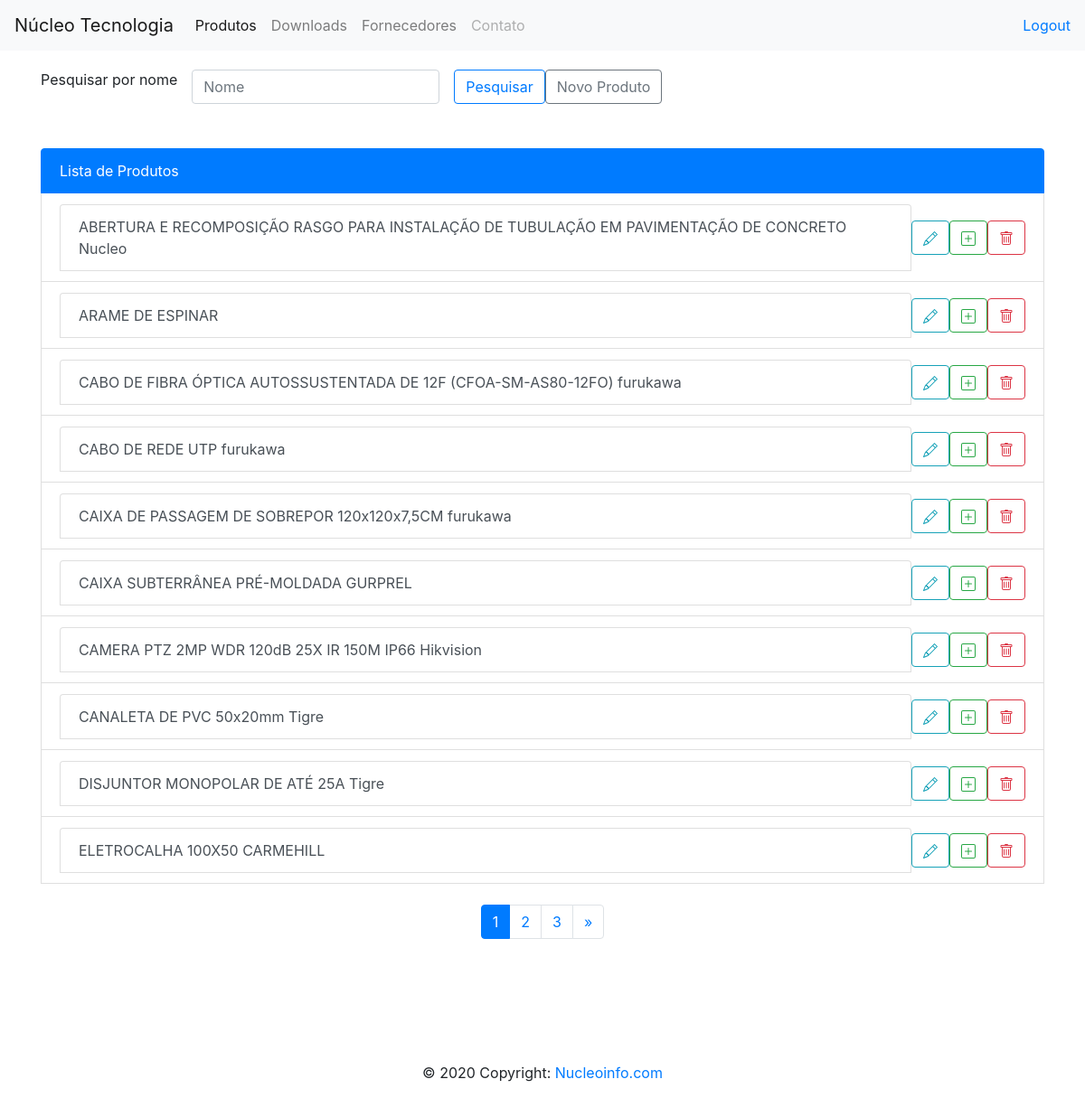
/lista_contatos (signed in), run on the app's committed database.
### contatos/models.py (models this page shows, shortened)
class Produtos(models.Model):
    nome = models.CharField(max_length=300)
    fabricante = models.CharField(max_length=30, blank=True, default="")
    modelo = models.CharField(max_length=50, blank=True, default="")
    unidade = models.CharField(max_length=15, blank=True, default='UND')
    grupo = models.ForeignKey(Grupos, null=True, blank=True, on_delete=models.PROTECT)
    descricao = models.TextField(null=True, blank=True, default="")
    valor_de_compra = models.DecimalField(max_digits=8, decimal_places=2, default=0)
    fornecedor = models.ForeignKey(Fornecedor, null=True, blank=True, on_delete=models.PROTECT)
    tempo_de_instalacao = models.IntegerField(blank=True, default=1)
    tempo_de_sup = models.IntegerField(blank=True, default=0)
    valor_de_terceiros = models.DecimalField(max_digits=8, decimal_places=2, default=0)
    data = models.DateTimeField()
    class Meta:
        ordering = ('nome',)

### contatos/views.py (the view)
# urls.py: path('lista_contatos', listar_contatos, name = "lista_contatos"),
@login_required
def listar_contatos(request):
    busca = request.GET.get('pesquisa', None)
    if busca:
        produtos_list = Produtos.objects.filter(nome__icontains=busca) or Produtos.objects.filter(
            fabricante__icontains=busca) or Produtos.objects.filter(modelo__icontains=busca)
    else:
        produtos_list = Produtos.objects.order_by('nome')
    paginator = Paginator(produtos_list, 10)
    page = request.GET.get('page')
    produtos = paginator.get_page(page)
    return render(request, 'contatos.html', {'contatos': produtos})

### templates/contatos.html (shortened to what this page needs)
{% extends 'base.html' %}
{% block main %}
    <div class="row" style="margin-top: 20px">
        <div class="col-12">
            <form class="form-inline">
                <div class="form-group">
                    <p class="form-control-static">Pesquisar por nome</p>
                </div>
                <div class="form-group mx-sm-3">
                    <input type="text" class="form-control" id="pesquisa" name="pesquisa" placeholder="Nome">
                </div>
                <button type="submit" class="btn btn-outline-primary">Pesquisar</button>
                <a href="{% url 'adicionar_contato' %}" class="btn btn-outline-secondary">Novo Produto</a>
        </div>
    </div>
<br><br>
    <div class="list-group">
            <a href="#" class="list-group-item list-group-item-action active">
                Lista de Produtos
             </a>
            {% for contato in contatos %}
            <li class="list-group-item d-flex justify-content-between align-items-center">
                <a href="#" class="list-group-item list-group-item-action">{{ contato.nome }} {{ contato.fabricante }}
                </a>
                <a href="{% url 'atualizar_contato' contato.id %}" class="btn btn-outline-info">
                </a>
                <a href="{% url 'adicionar_subitem' contato.id %}" class="btn btn-outline-success" title="Adicionar subitem">
                </a>
                <a href="{% url 'excluir_produto' contato.id %}" class="btn btn-outline-danger">
                </a>
            </li>
            {% endfor %}
        <br/>
        {% if contatos.paginator.count > 10 %}
        <ul class="pagination justify-content-center">
            {% for num in contatos.paginator.page_range %}
                {% if contatos.number == num %}
                    <li class="page-item active">
                        <a class="page-link" href="#">{{ num }} <span class="sr-only">(current)</span></a>
                    </li>
                {% elif num > contatos.number|add:'-3' and num < contatos.number|add:3 %}
                     <li class="page-item"><a class="page-link" href="?page={{ num }}">{{ num }}</a></li>
                {% endif %}
            {% endfor %}
            {% if contatos.has_next %}
                <li class="page-item">
                    <a class="page-link" href="?page={{ contatos.next_page_number }}" aria-label="Próximo">
                        <span aria-hidden="true">&raquo;</span>
                    </a>
                </li>
            {% endif %}
        </ul>
        {% endif %}
        </div>
    <br>
{% endblock %}

### data on the page
Produtos: nome "ABERTURA E RECOMPOSIÇÃO RASGO PARA INSTALAÇÃO DE TUBULAÇÃO EM PAVIMENTAÇÃO DE CONCRETO", fabricante "Nucleo"
Produtos: nome "ARAME DE ESPINAR"
Produtos: nome "CABO DE FIBRA ÓPTICA AUTOSSUSTENTADA DE 12F (CFOA-SM-AS80-12FO)", fabricante "furukawa"
Produtos: nome "CABO DE REDE UTP", fabricante "furukawa"
Produtos: nome "CAIXA DE PASSAGEM DE SOBREPOR 120x120x7,5CM", fabricante "furukawa"
Produtos: nome "CAIXA SUBTERRÂNEA PRÉ-MOLDADA", fabricante "GURPREL"
Produtos: nome "CAMERA PTZ 2MP WDR 120dB 25X IR 150M IP66", fabricante "Hikvision"
Produtos: nome "CANALETA DE PVC 50x20mm", fabricante "Tigre"
Produtos: nome "DISJUNTOR MONOPOLAR DE ATÉ 25A", fabricante "Tigre"
Produtos: nome "ELETROCALHA 100X50", fabricante "CARMEHILL"

### other printed values
{{ num }} "1"
{{ num }} "2" "3"
